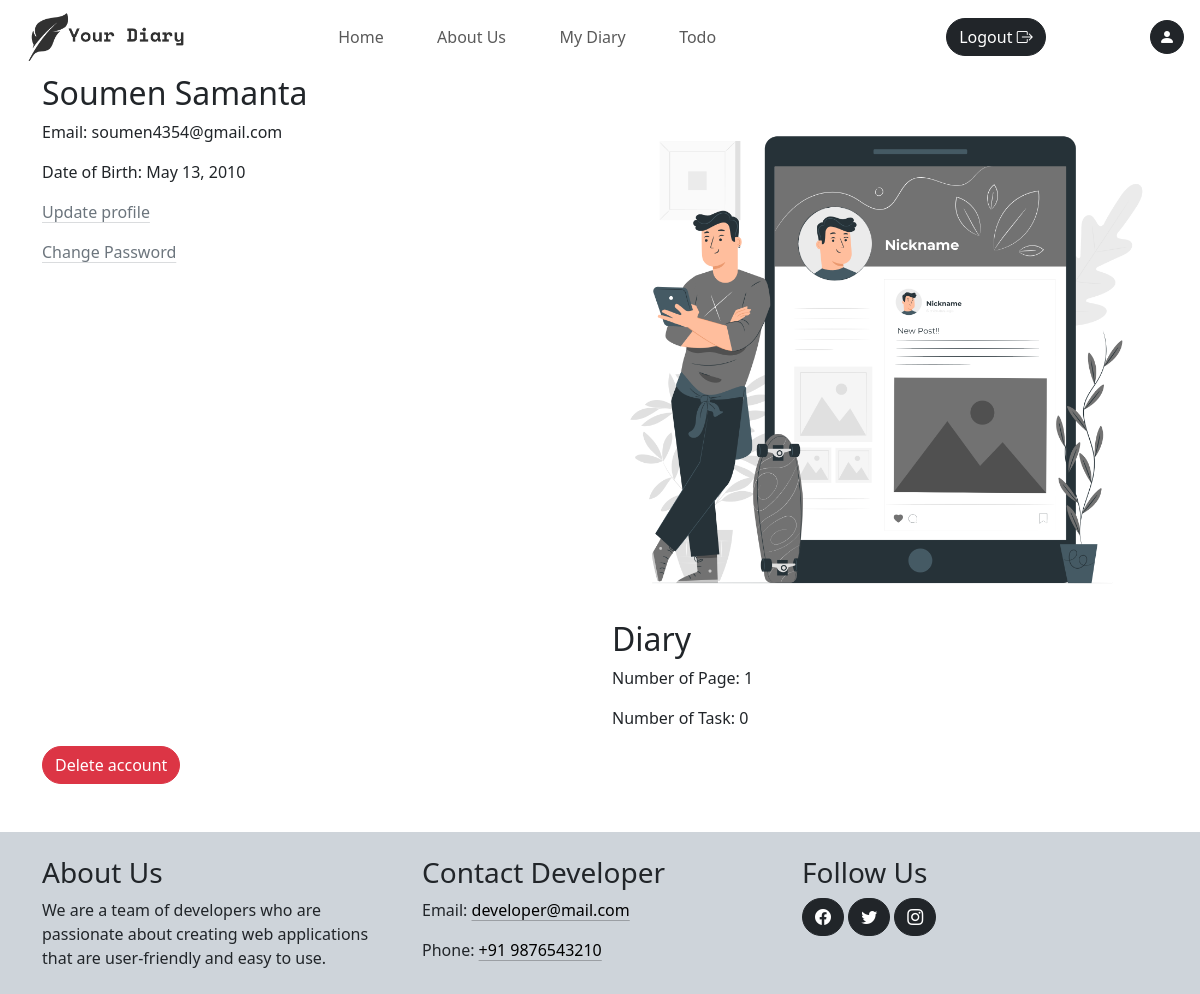
Page /profile/ (signed in) on the earlier database version.
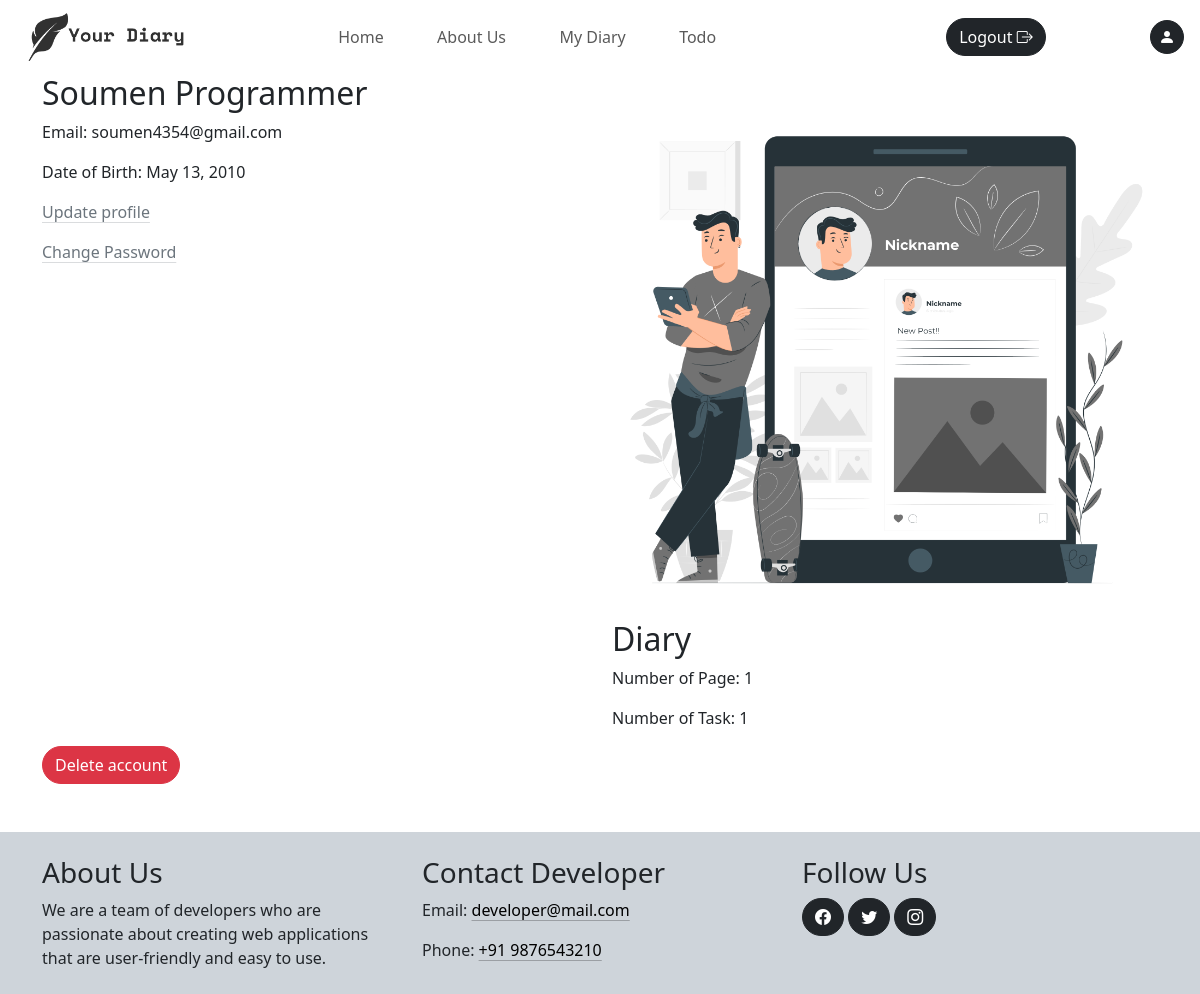
Same page on the later database version.
### diary/models.py (models this page shows, shortened)
class User(AbstractBaseUser):
    email = models.EmailField(
        verbose_name="email address",
        max_length=255,
        unique=True,
    )
    first_name = models.CharField(max_length=30)
    last_name = models.CharField(max_length=30)
    date_of_birth = models.DateField()
    is_active = models.BooleanField(default=True)
    is_admin = models.BooleanField(default=False)
    objects = MyUserManager()
    USERNAME_FIELD = "email"
    REQUIRED_FIELDS = ["first_name", "last_name", "date_of_birth"]

### diary/views.py (the view)
# urls.py: path('profile/', views.profile, name="profile"),
@login_required(login_url="login")
def profile(request):
	context = {}
	pages = Page.objects.filter(user=request.user).count()
	todos = Todo.objects.filter(user=request.user).count()
	context["pages"] = pages
	context["todos"] = todos
	return render(request, "profile.html", context)

### diary/context_processors.py (called while the page is built)
def site(request):
	site = Site.objects.first()  # replace this with your actual query
	return {'site': site}

### diary/templates/profile.html (shortened to what this page needs)
{% extends "base.html" %}
{% load static %}
{% block css %}
	<link rel="stylesheet" href="{% static "css/profile.css" %}">
{% endblock css %}
{% block body %}
	<div class="container">
		<div class="row">
			<div class="col-md-6">
				<div class="profile-card">
					<div class="profile-info">
						<h2>{{request.user.first_name}} {{request.user.last_name}}</h2>
						<p>Email: {{request.user.email}}</p>
						<p>Date of Birth: {{request.user.date_of_birth}}</p>
					</div>
					<div class="functionalities">
						<a href="{% url "updateProfile" %}" class="link-secondary link-offset-2 link-underline-opacity-25 link-underline-opacity-100-hover">Update profile</a>
						<a href="{% url "password_change" %}" class="link-secondary link-offset-2 link-underline-opacity-25 link-underline-opacity-100-hover">Change Password</a>
					</div>
				</div>
			</div>
			<div class="col-md-6">
				<div class="profile-card">
					<div class="profile-image">
						<img src="{% static "media/profile.png" %}" alt="" srcset="" class='img-fluid' />
					</div>
					<div class="profile-info">
						<h2>Diary</h2>
						<p>Number of Page: {{pages}}</p>
						<p>Number of Task: {{todos}}</p>
					</div>
				</div>
			</div>
		</div>
		<a href="#" class="btn btn-danger">Delete account</a>
	</div>
	{% include "sections/footer.html" %}
{% endblock body %}

Differences in the rows shown:
changed User "Soumen": user.last_name "Samanta" → "Programmer"
Other differences:
{{ todos }}: "0" → "1"
